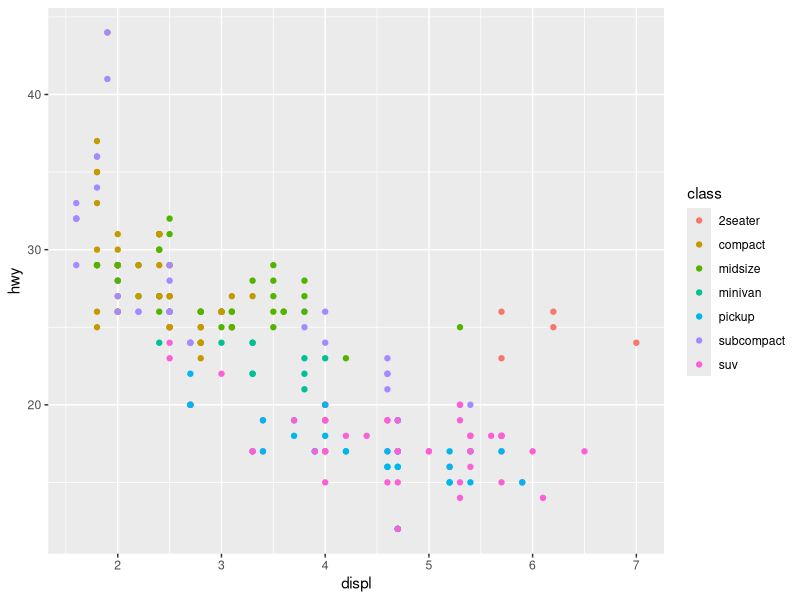
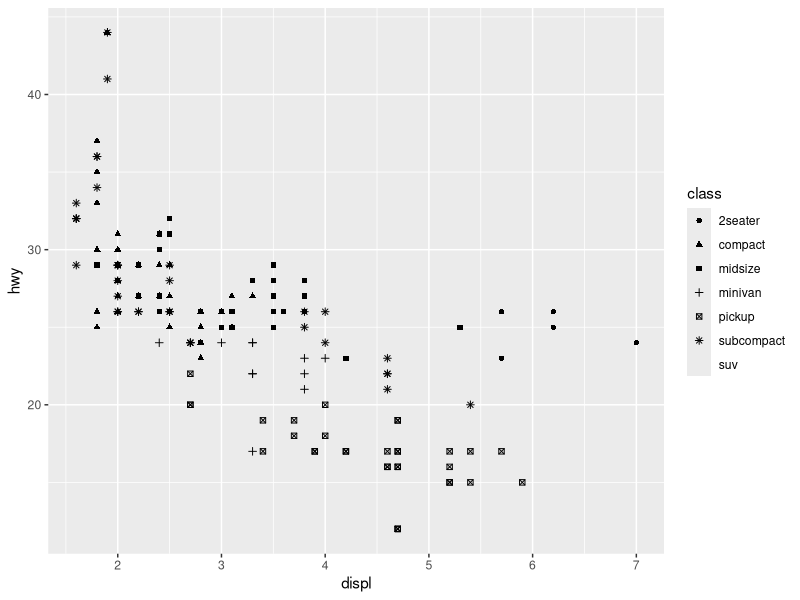
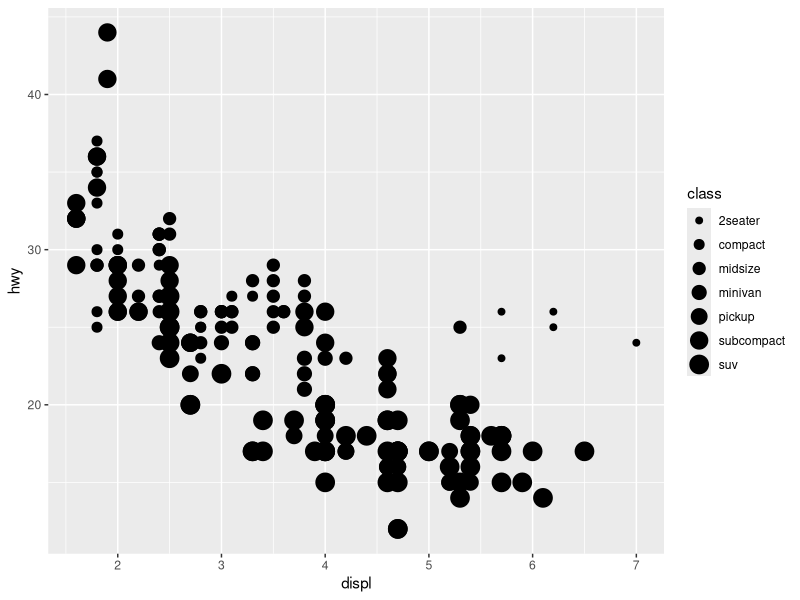
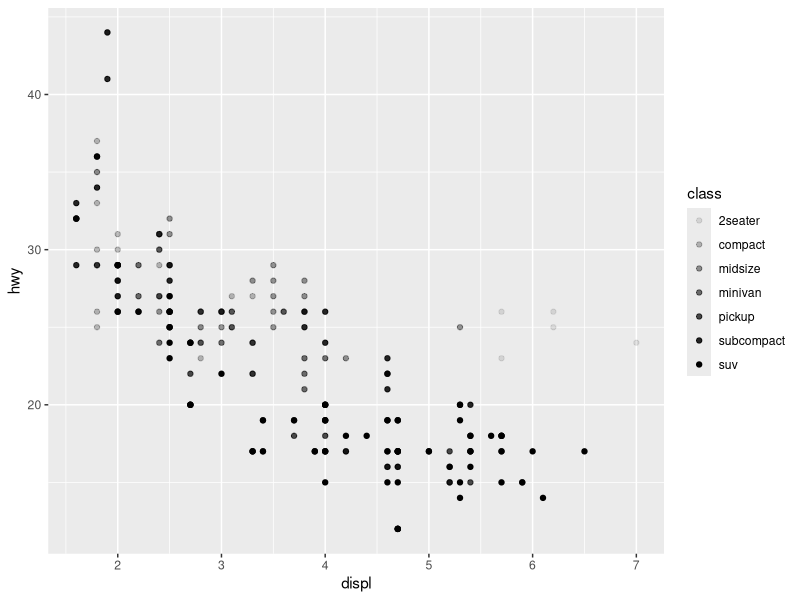
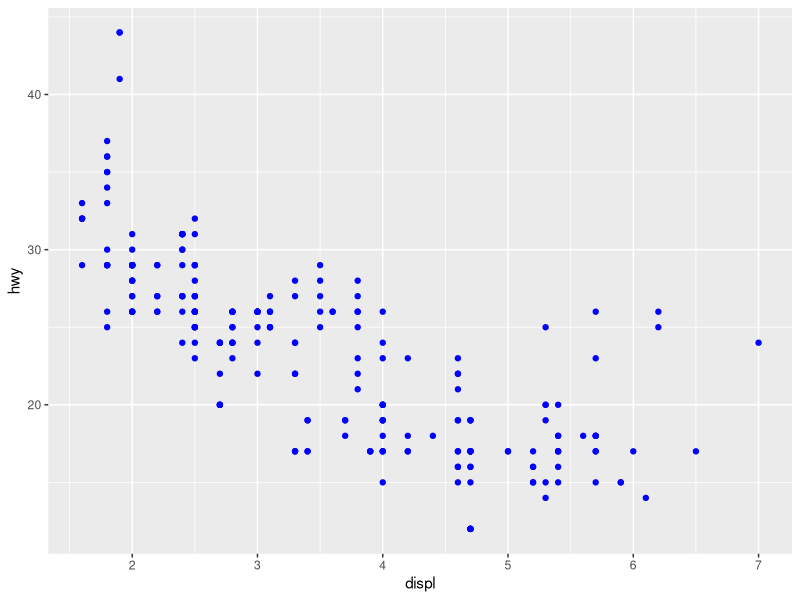
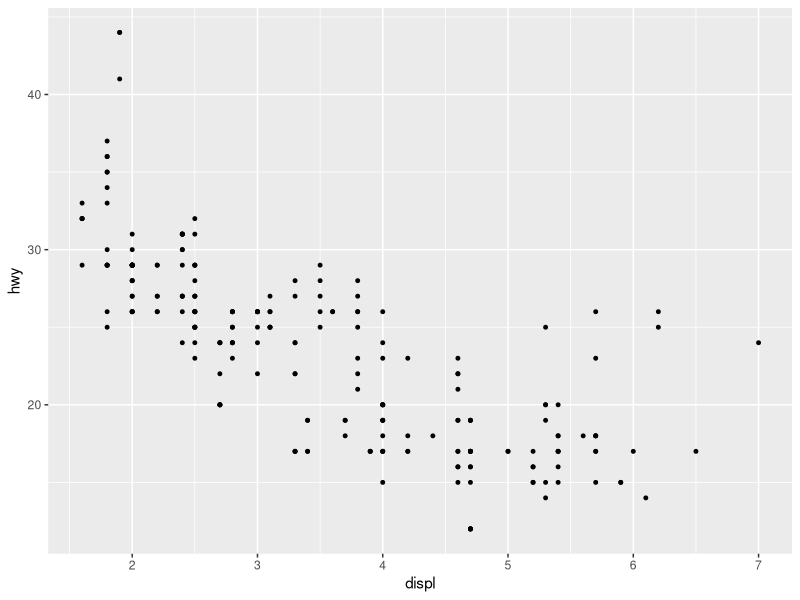
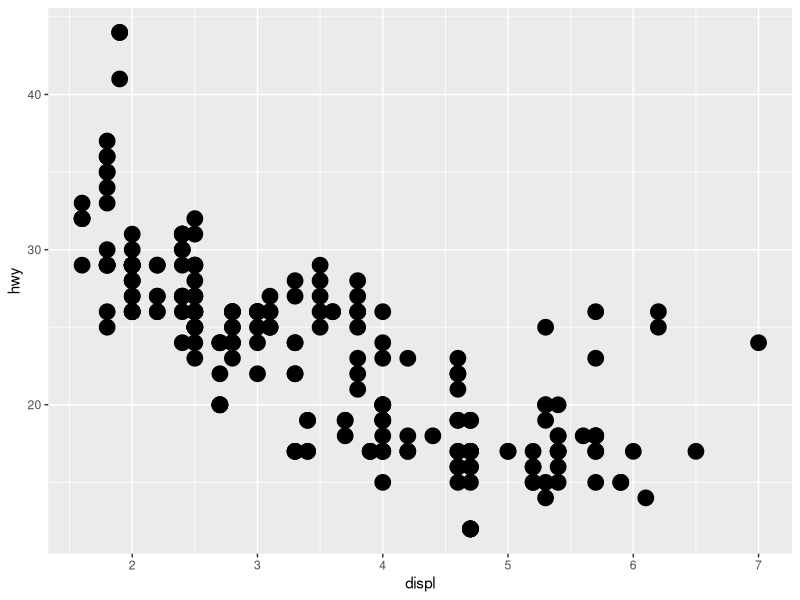
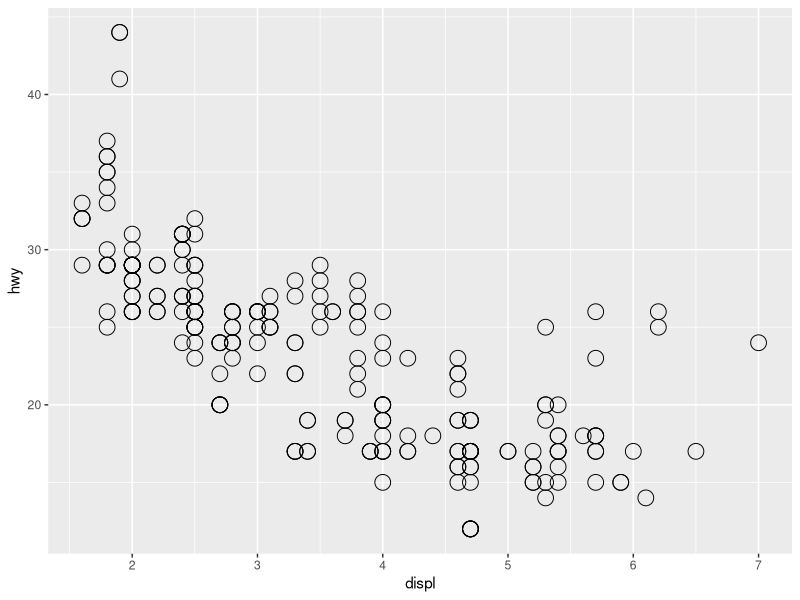

These figures' R source, in order:
library(tidyverse)
View(mpg)
mpg |>
  ggplot(aes(x = displ, y = hwy, color = class)) +
  geom_point()

mpg |>
  ggplot(aes(x = displ, y = hwy, shape = class)) +
  geom_point() # 6 shape in R

mpg |>
  ggplot(aes(x = displ, y = hwy, size = class)) +
  geom_point()

mpg |>
  ggplot(aes(x = displ, y = hwy, alpha = class)) +
  geom_point()

ggplot(mpg, aes(x = displ, y = hwy)) +
  geom_point(color = "blue")

ggplot(mpg, aes(x = displ, y = hwy)) +
  geom_point(size = 1)
ggplot(mpg, aes(x = displ, y = hwy)) +
  geom_point(size = 5)
ggplot(mpg, aes(x = displ, y = hwy)) +
  geom_point(shape = 1, size = 5)
ggplot(mpg, aes(x = displ, y = hwy)) +
  geom_point(shape = 24, color = "blue", fill = "red")
ggplot(mpg, aes(x = displ, y = hwy)) +
  geom_point(shape = 2, color = "blue", fill = "red")

# 9.2.1 exercises ----
ggplot(mpg) +
  geom_point(aes(x = displ, y = hwy, color = "blue")) # why, outside aes, but red?
ggplot(mpg) +
  geom_point(aes(x = displ, y = hwy, color = class))

# Left
ggplot(mpg, aes(x = displ, y = hwy)) +
  geom_point()

# Right
ggplot(mpg, aes(x = displ, y = hwy)) +
  geom_smooth()
#> `geom_smooth()` using method = 'loess' and formula = 'y ~ x'

mpg |>
  ggplot(aes(x = displ, y = hwy, shape = drv)) +
  geom_smooth() # ignore the shape of line
mpg |>
  ggplot(aes(x = displ, y = hwy, linetype = drv)) +
  geom_smooth() # not ignore the linetype of line

mpg |>
  ggplot(aes(x = displ, y = hwy, color = drv)) +
  geom_point() +
  geom_smooth(aes(linetype = drv))
mpg |>
  ggplot(aes(x = displ, y = hwy)) +
  geom_point(aes(color = drv)) +
  geom_smooth(aes(linetype = drv))
mpg |>
  ggplot(aes(x = displ, y = hwy)) +
  geom_point(aes(shape = drv)) +
  geom_smooth(aes(linetype = drv, color = drv))

mpg |>
  ggplot(aes(x = displ, y = hwy)) +
  geom_smooth()
mpg |>
  ggplot(aes(x = displ, y = hwy)) +
  geom_smooth(aes(group = drv))
mpg |>
  ggplot(aes(x = displ, y = hwy)) +
  geom_smooth(aes(color = drv))
mpg |>
  ggplot(aes(x = displ, y = hwy)) +
  geom_smooth(aes(color = drv), show.legend = FALSE)

mpg |>
  ggplot(aes(x = displ, y = hwy)) +
  geom_point(aes(color = class)) +
  geom_smooth()

# 定制图层，选取特定数据样式 ----
mpg |>
  ggplot(aes(x = displ, y = hwy)) +
  geom_point() +
  geom_point(
    data = mpg |> filter(class == "2seater"),
    color = "red"
  )

mpg |>
  ggplot(aes(x = displ, y = hwy)) +
  geom_point() +
  geom_point(
    data = mpg |> filter(class == "2seater"),
    color = "red"
  ) +
  geom_point(
    data = mpg |> filter(class == "2seater"),
    shape = "circle open",
    size = 3,
    color = "blue"
  )

# Geoms 模块 -----
mpg |>
  ggplot(aes(x = hwy)) +
  geom_histogram(binwidth = 2)
mpg |>
  ggplot(aes(x = hwy)) +
  geom_density()
mpg |>
  ggplot(aes(x = hwy)) +
  geom_boxplot()

# 40 geoms of ggplot2
# look into extension packages first
# eg: ggridges package for ridgeline plots

library(ggridges)
mpg |>
  ggplot(aes(x = hwy, y = drv, fill = drv, color = drv)) +
  geom_density_ridges(alpha = 0.5, show.legend = FALSE)
mpg |>
  ggplot(aes(x = hwy, y = drv, fill = drv, color = drv)) +
  geom_density_ridges(alpha = 0.7, show.legend = TRUE)

# facets ----
mpg |>
  ggplot(aes(x = displ, y = hwy)) +
  geom_point()

# facet_wrap()
mpg |>
  ggplot(aes(x = displ, y = hwy)) +
  geom_point() +
  facet_wrap(~cyl)

# facet_grid()
mpg |>
  ggplot(aes(x = displ, y = hwy)) +
  geom_point() +
  facet_grid(drv ~ cyl)
mpg |>
  ggplot(aes(x = displ, y = hwy)) +
  geom_point() +
  facet_grid(cyl ~ drv)

mpg |>
  ggplot(aes(x = displ, y = hwy)) +
  geom_point() +
  facet_grid(drv ~ cyl, scales = "free_x")

mpg |>
  ggplot(aes(x = displ, y = hwy)) +
  geom_point() +
  facet_wrap(~hwy)

# . do
ggplot(mpg) +
  geom_point(aes(x = displ, y = hwy)) +
  facet_grid(drv ~ .) # 变成一列
ggplot(mpg) +
  geom_point(aes(x = displ, y = hwy)) +
  facet_grid(. ~ cyl) # 变成一行

mpg |>
  ggplot(aes(x = displ, y = hwy)) +
  geom_point() +
  facet_wrap(~cyl)

ggplot(mpg) +
  geom_point(aes(x = displ, y = hwy)) +
  facet_wrap(~class, nrow = 2)
ggplot(mpg) +
  geom_point(aes(x = displ, y = hwy)) +
  facet_wrap(~class, ncol = 2)

ggplot(mpg, aes(x = displ)) +
  geom_histogram() +
  facet_grid(drv ~ .)
ggplot(mpg, aes(x = displ)) +
  geom_histogram() +
  facet_grid(. ~ drv)

ggplot(mpg) +
  geom_point(aes(x = displ, y = hwy)) +
  facet_grid(drv ~ .)
ggplot(mpg) +
  geom_point(aes(x = displ, y = hwy)) +
  facet_wrap(drv ~ .) # 1 行

# statistical transformations ----
ggplot(diamonds, aes( x = cut)) +
  geom_bar()
?geom_bar

diamonds |> count(cut)
diamonds |> 
  count(cut) |> 
  ggplot(aes(x = cut, y= n)) +
  geom_bar(stat = "identity")

ggplot(diamonds, aes(x = cut, y = after_stat(prop), group = 1)) + 
  geom_bar()

ggplot(diamonds, aes(x = cut, y = after_stat(prop), group = 2)) + 
  geom_bar()
?after_stat
ggplot(diamonds, aes(x = cut, y = after_stat(prop), group = TRUE)) + 
  geom_bar()
ggplot(diamonds, aes(x = cut, y = after_stat(prop))) + 
  geom_bar()
ggplot(diamonds, aes(x = cut, y = after_stat(prop), group = 100)) + 
  geom_bar()

ggplot(diamonds, aes(x = cut, y = after_stat(prop))) + 
  geom_bar()
ggplot(diamonds, aes(x = cut, fill = color, y = after_stat(prop))) + 
  geom_bar()
ggplot(diamonds, aes(x = cut, fill = color, y = after_stat(prop)),group=1) + 
  geom_bar()
ggplot(diamonds, aes(x = cut, fill = color, y = after_stat(prop),group=1)) + 
  geom_bar()
ggplot(diamonds, aes(x = cut, y = after_stat(prop),group=1)) + 
  geom_bar()
View(diamonds)

ggplot(mpg, aes(x = drv, color = drv)) + 
  geom_bar()
ggplot(mpg, aes(x = drv, fill = drv)) + 
  geom_bar()
ggplot(mpg, aes(x = drv, fill = class)) + 
  geom_bar()


ggplot(mpg, aes(x = drv, fill = class)) + 
  geom_bar(alpha = 0.25, position = "identity")
ggplot(mpg, aes(x = drv, color = class)) + 
  geom_bar(fill = NA, position = "identity")

ggplot(mpg, aes(x = drv, fill = class)) + 
  geom_bar(position = "fill")
ggplot(mpg, aes(x = drv, fill = class)) + 
  geom_bar(position = "dodge")

# important !!! ----
ggplot(mpg, aes(x = displ, y = hwy)) + 
  geom_point(position = "jitter")
ggplot(mpg, aes(x = displ, y = hwy)) + 
  geom_point()
ggplot(mpg, aes(x = displ, y = hwy)) + 
  geom_jitter()


ggplot(mpg, aes(x = cty, y = hwy)) + 
  geom_point()
ggplot(mpg, aes(x = cty, y = hwy)) + 
  geom_jitter()

ggplot(mpg, aes(x = displ, y = hwy)) +
  geom_point()
ggplot(mpg, aes(x = displ, y = hwy)) +
  geom_point(position = "identity")

# coordinates ----
bar <- ggplot(data = diamonds) + 
  geom_bar(
    mapping = aes(x = clarity, fill = clarity), 
    show.legend = FALSE,
    width = 0.7 
  ) + 
  theme(aspect.ratio = 1)

bar

bar + coord_flip()
bar + coord_polar()

ggplot(data = mpg, mapping = aes(x = cty, y = hwy)) +
  geom_point() + 
  geom_abline() +
  coord_fixed()
ggplot(data = mpg, mapping = aes(x = cty, y = hwy)) +
  geom_point()
ggplot(data = mpg, mapping = aes(x = cty, y = hwy)) +
  geom_point() + 
  geom_abline()
